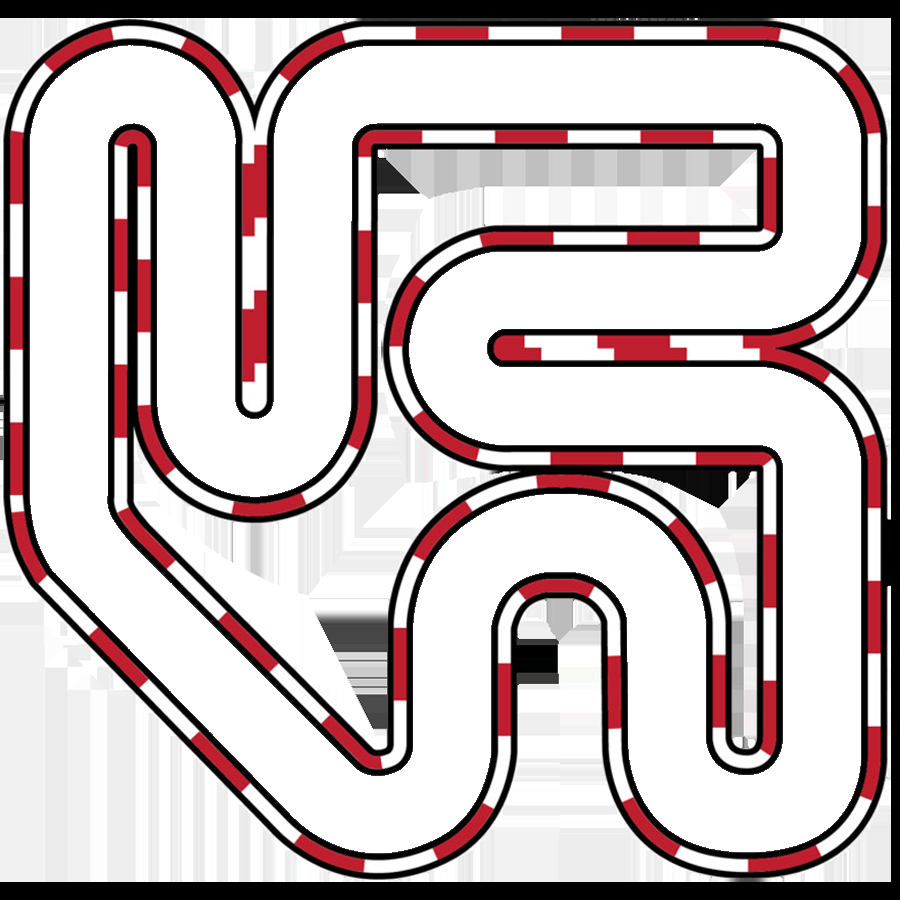
#> input picture uzw/UZW_race/imgs/track-border.png, 900 x 900 px
$ python visual_preprocessing.py --input-dir ../../../uzw/UZW_race/imgs --output-dir out
#> lines starting #> are read from the running program, lines starting #| are printed output that depends on the picture; after the words box and inside, x2 and y2 are one past the last pixel; in counts of white or black regions, pixels touching at a corner belong together
import argparse
from pathlib import Path

import cv2
import numpy as np


def detect_car_center(image_rgb: np.ndarray) -> tuple[int, int]:
    """Detect red car center; fallback to image center if not found."""
    red = image_rgb[:, :, 0].astype(np.int16)
    green = image_rgb[:, :, 1].astype(np.int16)
    blue = image_rgb[:, :, 2].astype(np.int16)

    mask = (red > 100) & (red > green + 35) & (red > blue + 35)
    coordinates = np.argwhere(mask)
    if coordinates.size == 0:
        height, width = image_rgb.shape[:2]
        return width // 2, height // 2

    mean_y, mean_x = coordinates.mean(axis=0)
    return int(mean_x), int(mean_y)


def build_car_mask(image_rgb: np.ndarray) -> np.ndarray:
    """Detect the red car and return a soft mask in range [0, 1]."""
    red = image_rgb[:, :, 0].astype(np.int16)
    green = image_rgb[:, :, 1].astype(np.int16)
    blue = image_rgb[:, :, 2].astype(np.int16)

    # Car in this project is red, so we detect red-dominant pixels.
    hard_mask = ((red > 95) & (red > green + 30) & (red > blue + 30)).astype(np.uint8) * 255
    kernel = np.ones((3, 3), dtype=np.uint8)
    hard_mask = cv2.morphologyEx(hard_mask, cv2.MORPH_OPEN, kernel)
    hard_mask = cv2.morphologyEx(hard_mask, cv2.MORPH_CLOSE, kernel)
    soft_mask = cv2.GaussianBlur(hard_mask, (9, 9), 0).astype(np.float32) / 255.0
    return soft_mask


def crop_around_center(image_rgb: np.ndarray, center: tuple[int, int], crop_size: int) -> np.ndarray:
    h, w = image_rgb.shape[:2]
    half = crop_size // 2
    cx, cy = center

    pad_left = max(0, half - cx)
    pad_top = max(0, half - cy)
    pad_right = max(0, cx + half - w)
    pad_bottom = max(0, cy + half - h)

    if pad_left or pad_top or pad_right or pad_bottom:
        image_rgb = np.pad(
            image_rgb,
            ((pad_top, pad_bottom), (pad_left, pad_right), (0, 0)),
            mode="reflect",
        )
        cx += pad_left
        cy += pad_top

    x0 = cx - half
    y0 = cy - half
    return image_rgb[y0 : y0 + crop_size, x0 : x0 + crop_size]


def preprocess_single_image(
    image_bgr: np.ndarray,
    output_size: int = 150,
    crop_size: int = 220,
    car_boost: float = 42.0,
    background_darken: float = 0.94,
) -> np.ndarray:
    """
    Returns 1-channel uint8 image (H, W).
    Steps:
    1) find car center,
    2) crop around car,
    3) resize to output_size x output_size,
    4) grayscale,
    5) boost local contrast and emphasize car.
    """
    image_rgb = cv2.cvtColor(image_bgr, cv2.COLOR_BGR2RGB)
    center = detect_car_center(image_rgb)
    cropped_rgb = crop_around_center(image_rgb, center=center, crop_size=crop_size)

    gray = cv2.cvtColor(cropped_rgb, cv2.COLOR_RGB2GRAY)
    gray = cv2.resize(gray, (output_size, output_size), interpolation=cv2.INTER_AREA)

    # CLAHE improves local contrast after conversion to grayscale.
    clahe = cv2.createCLAHE(clipLimit=2.2, tileGridSize=(8, 8))
    gray = clahe.apply(gray)

    # Build mask in crop space and resize to output resolution.
    mask = build_car_mask(cropped_rgb)
    mask = cv2.resize(mask, (output_size, output_size), interpolation=cv2.INTER_LINEAR)

    enhanced = gray.astype(np.float32)
    enhanced = enhanced * background_darken
    enhanced = enhanced + (mask * car_boost)
    enhanced = np.clip(enhanced, 0, 255).astype(np.uint8)
    return enhanced


def process_png_folder(
    input_dir: Path,
    output_dir: Path,
    output_size: int,
    crop_size: int,
    car_boost: float,
    background_darken: float,
) -> None:
    png_files = sorted(input_dir.rglob("*.png"))
    if not png_files:
        raise ValueError(f"No PNG files found in: {input_dir}")

    output_dir.mkdir(parents=True, exist_ok=True)
    processed = 0
    skipped = 0

    for src in png_files:
        rel = src.relative_to(input_dir)
        dst = output_dir / rel
        dst.parent.mkdir(parents=True, exist_ok=True)

        bgr = cv2.imread(str(src), cv2.IMREAD_COLOR)
        if bgr is None:
            skipped += 1
            continue

        out = preprocess_single_image(
            bgr,
            output_size=output_size,
            crop_size=crop_size,
            car_boost=car_boost,
            background_darken=background_darken,
        )
        cv2.imwrite(str(dst), out)
        processed += 1

    print(f"Processed: {processed}")
    print(f"Skipped: {skipped}")
    print(f"Saved to: {output_dir}")


def main() -> None:
    parser = argparse.ArgumentParser(description="Batch preprocessing PNG frames for image imitation learning.")
    parser.add_argument("--input-dir", type=str, required=True, help="Folder with source PNG frames.")
    parser.add_argument("--output-dir", type=str, required=True, help="Folder for preprocessed PNG frames.")
    parser.add_argument("--output-size", type=int, default=150, help="Output image size (square).")
    parser.add_argument("--crop-size", type=int, default=220, help="Crop size around detected car center before resize.")
    parser.add_argument("--car-boost", type=float, default=42.0, help="Brightness boost applied on car mask in grayscale.")
    parser.add_argument("--background-darken", type=float, default=0.94, help="Background multiplier in grayscale.")
    args = parser.parse_args()

    process_png_folder(
        input_dir=Path(args.input_dir),
        output_dir=Path(args.output_dir),
        output_size=args.output_size,
        crop_size=args.crop_size,
        car_boost=args.car_boost,
        background_darken=args.background_darken,
    )
#> in process_png_folder, bgr is the input picture: shape (900, 900, 3); mean B, G, R 188.4, 187.3, 198.7
#> in detect_car_center, `mask = (red > 100) & (red > green + 35) & (red > blue + 35)`:
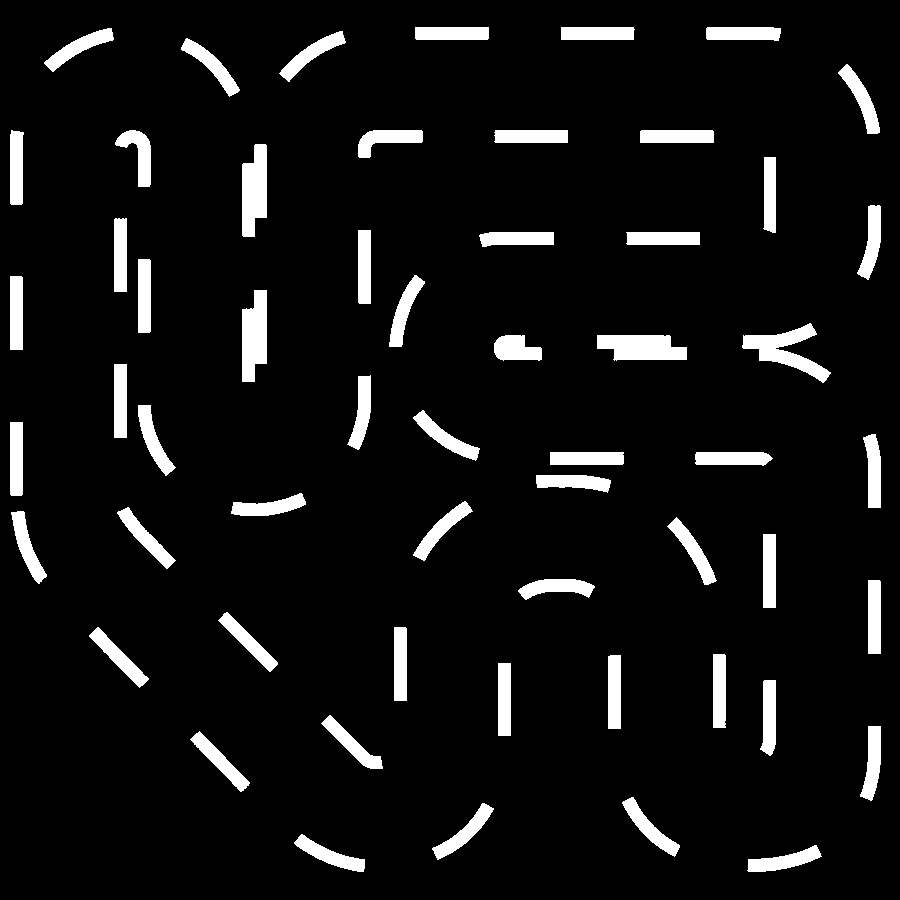
#> mask: shape (900, 900) bool; 7.2% white; 57 white regions, largest, box (x1, y1, x2, y2) and area: (742, 323, 831, 383) 1949, (597, 335, 687, 361) 1871, (242, 144, 267, 237) 1865
#> in detect_car_center, `coordinates = np.argwhere(mask)`: coordinates = 58480 pairs, first value 27 to 871, second value 10 to 880
#> in detect_car_center, `mean_y, mean_x = coordinates.mean(axis=0)`: mean_y = 411.9; mean_x = 457.8
#> in preprocess_single_image, `center = detect_car_center(image_rgb)`: center = (457, 411)
#> in crop_around_center, `cx, cy = center`: cx = 457; cy = 411
#> in crop_around_center, `pad_left = max(0, half - cx)`: pad_left = 0
#> in crop_around_center, `x0 = cx - half`: x0 = 347
#> in crop_around_center, `y0 = cy - half`: y0 = 301
#> in crop_around_center, `return image_rgb[y0 : y0 + crop_size, x0 : x0 + crop_size]`:
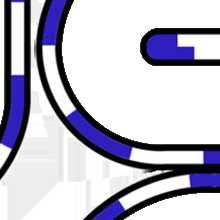
#> returned value: shape (220, 220, 3); mean of channels 0, 1, 2 202.9, 188.2, 189.7; drawn as B, G, R
#> in preprocess_single_image, `gray = clahe.apply(gray)`:
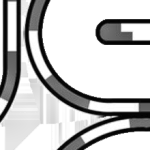
#> gray: shape (150, 150); min 2, max 255, mean 195.9
#> in build_car_mask, `red = image_rgb[:, :, 0].astype(np.int16)`:
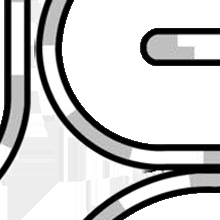
#> red: shape (220, 220) int16; min 0, max 255, mean 202.9
#> in build_car_mask, `green = image_rgb[:, :, 1].astype(np.int16)`:
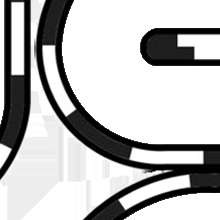
#> green: shape (220, 220) int16; min 0, max 255, mean 188.2
#> in build_car_mask, `hard_mask = ((red > 95) & (red > green + 30) & (red > blue + 30)).asty..`: hard_mask: shape (220, 220); 9.4% white; 8 white regions, largest, box (x1, y1, x2, y2) and area: (66, 109, 133, 160) 984, (147, 34, 195, 60) 978, (0, 74, 24, 149) 965
#> in build_car_mask, `hard_mask = cv2.morphologyEx(hard_mask, cv2.MORPH_OPEN, kernel)`: hard_mask: shape (220, 220); 9.3% white; 8 white regions, largest, box (x1, y1, x2, y2) and area: (67, 110, 132, 159) 977, (147, 34, 195, 60) 976, (1, 75, 24, 148) 959
#> in build_car_mask, `hard_mask = cv2.morphologyEx(hard_mask, cv2.MORPH_CLOSE, kernel)`: hard_mask: shape (220, 220); 9.4% white; 8 white regions, largest, box (x1, y1, x2, y2) and area: (147, 34, 195, 60) 977, (67, 110, 132, 159) 977, (0, 75, 24, 148) 963
#> in preprocess_single_image, `mask = cv2.resize(mask, (output_size, output_size), interpolation=cv2...`:
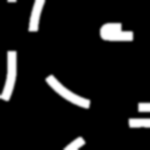
#> mask: shape (150, 150) float32; min 0, max 1, mean 0.0936
#> in preprocess_single_image, `enhanced = enhanced + (mask * car_boost)`:
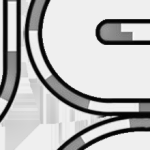
#> enhanced: shape (150, 150) float32; min 1.88, max 252.8, mean 188.1


if __name__ == "__main__":
    main()
